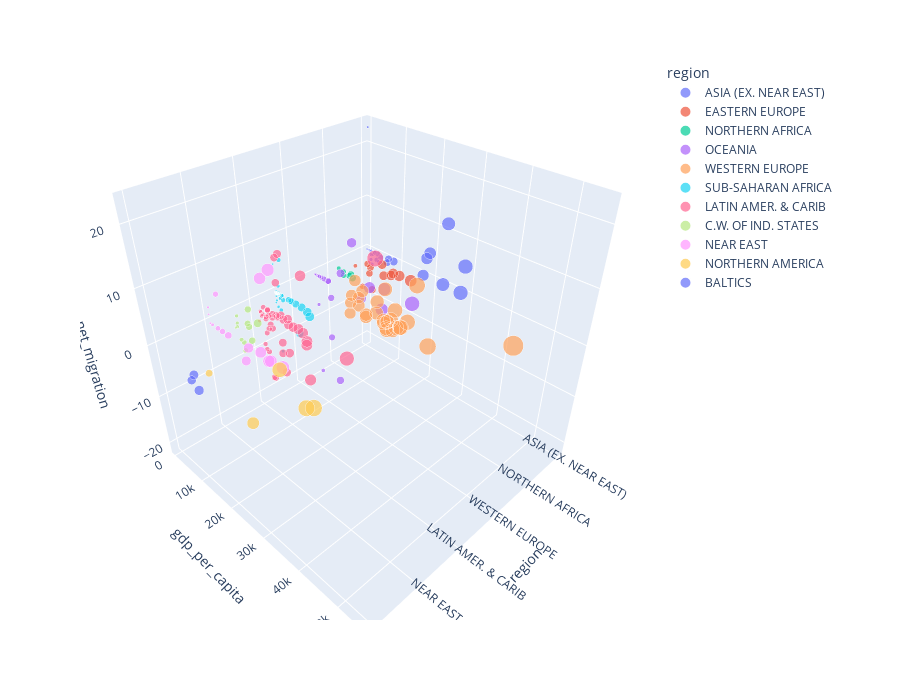

The code cell stored with this chart in its notebook:
### Markdown cell above
Western Europe and Latin Amer. & Carib has highest GDP respectively, where as North Africa nad Balitics have least.

### Code cell
fig = px.scatter_3d(data, x='region', y='gdp_per_capita', z='net_migration',color='region',size="gdp_per_capita",height=700)
fig.show()

### Figure 1 — Plotly figure (JSON) as saved in the notebook; plotly's stock layout.template omitted (floating-point values rounded to 4 significant figures)
{"data": [{"hovertemplate": "region=%{x}<br>gdp_per_capita=%{marker.size}<br>net_migration=%{z}<extra></extra>", "legendgroup": "ASIA (EX. NEAR EAST)         ", "marker": {"color": "#636efa", "size": [700, 1900, 1300, 18600, 1800, 1900, 5000, 500, 28800, 2900, 3200, 7000, 28200, 1300, 17800, 1700, 19400, 9000, 3900, 1800, 1400, 2100, 4600, 23700, 3700, 23400, 7400, 2500], "sizemode": "area", "sizeref": 137.8, "symbol": "circle"}, "mode": "markers", "name": "ASIA (EX. NEAR EAST)         ", "scene": "scene", "showlegend": true, "type": "scatter3d", "x": ["ASIA (EX. NEAR EAST)         ", "ASIA (EX. NEAR EAST)         ", "ASIA (EX. NEAR EAST)         ", "ASIA (EX. NEAR EAST)         ", "ASIA (EX. NEAR EAST)         ", "ASIA (EX. NEAR EAST)         ", "ASIA (EX. NEAR EAST)         ", "ASIA (EX. NEAR EAST)         ", "ASIA (EX. NEAR EAST)         ", "ASIA (EX. NEAR EAST)         ", "ASIA (EX. NEAR EAST)         ", "ASIA (EX. NEAR EAST)         ", "ASIA (EX. NEAR EAST)         ", "ASIA (EX. NEAR EAST)         ", "ASIA (EX. NEAR EAST)         ", "ASIA (EX. NEAR EAST)         ", "ASIA (EX. NEAR EAST)         ", "ASIA (EX. NEAR EAST)         ", "ASIA (EX. NEAR EAST)         ", "ASIA (EX. NEAR EAST)         ", "ASIA (EX. NEAR EAST)         ", "ASIA (EX. NEAR EAST)         ", "ASIA (EX. NEAR EAST)         ", "ASIA (EX. NEAR EAST)         ", "ASIA (EX. NEAR EAST)         ", "ASIA (EX. NEAR EAST)         ", "ASIA (EX. NEAR EAST)         ", "ASIA (EX. NEAR EAST)         "], "y": [700, 1900, 1300, 18600, 1800, 1900, 5000, 500, 28800, 2900, 3200, 7000, 28200, 1300, 17800, 1700, 19400, 9000, 3900, 1800, 1400, 2100, 4600, 23700, 3700, 23400, 7400, 2500], "z": [23.06, -0.71, 0, 3.59, -1.8, 0, -0.4, 0, 5.24, -0.07, 0, -0.84, 0, 0, 0, 0, 4.86, 0, 0, 0, 0, -2.77, -1.5, 11.53, -1.31, 0, 0, -0.45]}, {"hovertemplate": "region=%{x}<br>gdp_per_capita=%{marker.size}<br>net_migration=%{z}<extra></extra>", "legendgroup": "EASTERN EUROPE                     ", "marker": {"color": "#EF553B", "size": [4500, 6100, 7600, 10600, 15700, 13900, 6700, 11100, 7000, 2200, 13300, 19000], "sizemode": "area", "sizeref": 137.8, "symbol": "circle"}, "mode": "markers", "name": "EASTERN EUROPE                     ", "scene": "scene", "showlegend": true, "type": "scatter3d", "x": ["EASTERN EUROPE                     ", "EASTERN EUROPE                     ", "EASTERN EUROPE                     ", "EASTERN EUROPE                     ", "EASTERN EUROPE                     ", "EASTERN EUROPE                     ", "EASTERN EUROPE                     ", "EASTERN EUROPE                     ", "EASTERN EUROPE                     ", "EASTERN EUROPE                     ", "EASTERN EUROPE                     ", "EASTERN EUROPE                     "], "y": [4500, 6100, 7600, 10600, 15700, 13900, 6700, 11100, 7000, 2200, 13300, 19000], "z": [-4.93, 0.31, -4.58, 1.58, 0.97, 0.86, -1.45, -0.49, -0.13, -1.33, 0.3, 1.12]}, {"hovertemplate": "region=%{x}<br>gdp_per_capita=%{marker.size}<br>net_migration=%{z}<extra></extra>", "legendgroup": "NORTHERN AFRICA                    ", "marker": {"color": "#00cc96", "size": [6000, 4000, 6400, 4000, 6900, 2500], "sizemode": "area", "sizeref": 137.8, "symbol": "circle"}, "mode": "markers", "name": "NORTHERN AFRICA                    ", "scene": "scene", "showlegend": true, "type": "scatter3d", "x": ["NORTHERN AFRICA                    ", "NORTHERN AFRICA                    ", "NORTHERN AFRICA                    ", "NORTHERN AFRICA                    ", "NORTHERN AFRICA                    ", "NORTHERN AFRICA                    "], "y": [6000, 4000, 6400, 4000, 6900, 2500], "z": [-0.39, -0.22, 0, -0.98, -0.57, 0]}, {"hovertemplate": "region=%{x}<br>gdp_per_capita=%{marker.size}<br>net_migration=%{z}<extra></extra>", "legendgroup": "OCEANIA                            ", "marker": {"color": "#ab63fa", "size": [8000, 29000, 5000, 5800, 17500, 21000, 800, 1600, 2000, 5000, 15000, 21600, 12500, 9000, 2200, 5600, 1700, 2200, 1100, 2900, 3700], "sizemode": "area", "sizeref": 137.8, "symbol": "circle"}, "mode": "markers", "name": "OCEANIA                            ", "scene": "scene", "showlegend": true, "type": "scatter3d", "x": ["OCEANIA                            ", "OCEANIA                            ", "OCEANIA                            ", "OCEANIA                            ", "OCEANIA                            ", "OCEANIA                            ", "OCEANIA                            ", "OCEANIA                            ", "OCEANIA                            ", "OCEANIA                            ", "OCEANIA                            ", "OCEANIA                            ", "OCEANIA                            ", "OCEANIA                            ", "OCEANIA                            ", "OCEANIA                            ", "OCEANIA                            ", "OCEANIA                            ", "OCEANIA                            ", "OCEANIA                            ", "OCEANIA                            "], "y": [8000, 29000, 5000, 5800, 17500, 21000, 800, 1600, 2000, 5000, 15000, 21600, 12500, 9000, 2200, 5600, 1700, 2200, 1100, 2900, 3700], "z": [-20.71, 3.98, 0, -3.14, 2.94, 0, 0, -6.04, -20.99, 0, 0, 4.05, 9.61, 2.85, 0, -11.7, 0, 0, 0, 0, 0]}, {"hovertemplate": "region=%{x}<br>gdp_per_capita=%{marker.size}<br>net_migration=%{z}<extra></extra>", "legendgroup": "WESTERN EUROPE                     ", "marker": {"color": "#FFA15A", "size": [19000, 30000, 29100, 31100, 22000, 27400, 27600, 27600, 17500, 20000, 20000, 30900, 29600, 21000, 26700, 24800, 25000, 55100, 17700, 27000, 28600, 37800, 18000, 34600, 22000, 26800, 32700, 27700], "sizemode": "area", "sizeref": 137.8, "symbol": "circle"}, "mode": "markers", "name": "WESTERN EUROPE                     ", "scene": "scene", "showlegend": true, "type": "scatter3d", "x": ["WESTERN EUROPE                     ", "WESTERN EUROPE                     ", "WESTERN EUROPE                     ", "WESTERN EUROPE                     ", "WESTERN EUROPE                     ", "WESTERN EUROPE                     ", "WESTERN EUROPE                     ", "WESTERN EUROPE                     ", "WESTERN EUROPE                     ", "WESTERN EUROPE                     ", "WESTERN EUROPE                     ", "WESTERN EUROPE                     ", "WESTERN EUROPE                     ", "WESTERN EUROPE                     ", "WESTERN EUROPE                     ", "WESTERN EUROPE                     ", "WESTERN EUROPE                     ", "WESTERN EUROPE                     ", "WESTERN EUROPE                     ", "WESTERN EUROPE                     ", "WESTERN EUROPE                     ", "WESTERN EUROPE                     ", "WESTERN EUROPE                     ", "WESTERN EUROPE                     ", "WESTERN EUROPE                     ", "WESTERN EUROPE                     ", "WESTERN EUROPE                     ", "WESTERN EUROPE                     "], "y": [19000, 30000, 29100, 31100, 22000, 27400, 27600, 27600, 17500, 20000, 20000, 30900, 29600, 21000, 26700, 24800, 25000, 55100, 17700, 27000, 28600, 37800, 18000, 34600, 22000, 26800, 32700, 27700], "z": [6.6, 2, 1.23, 2.48, 1.41, 0.95, 0.66, 2.18, 0, 2.35, 3.84, 2.38, 4.99, 5.36, 2.07, 2.76, 4.85, 8.97, 2.07, 7.75, 2.91, 1.74, 3.57, 10.98, 0.99, 1.67, 4.05, 2.19]}, {"hovertemplate": "region=%{x}<br>gdp_per_capita=%{marker.size}<br>net_migration=%{z}<extra></extra>", "legendgroup": "SUB-SAHARAN AFRICA                 ", "marker": {"color": "#19d3f3", "size": [1900, 1100, 9000, 1100, 600, 1800, 1400, 1100, 1200, 700, 700, 700, 1400, 1300, 2700, 700, 700, 5500, 1700, 2200, 2100, 800, 1000, 3000, 1000, 800, 600, 900, 1800, 11400, 2600, 1200, 7200, 800, 900, 5800, 1300, 2500, 1200, 1600, 7800, 500, 500, 10700, 1900, 4900, 600, 1500, 1400, 800, 1900], "sizemode": "area", "sizeref": 137.8, "symbol": "circle"}, "mode": "markers", "name": "SUB-SAHARAN AFRICA                 ", "scene": "scene", "showlegend": true, "type": "scatter3d", "x": ["SUB-SAHARAN AFRICA                 ", "SUB-SAHARAN AFRICA                 ", "SUB-SAHARAN AFRICA                 ", "SUB-SAHARAN AFRICA                 ", "SUB-SAHARAN AFRICA                 ", "SUB-SAHARAN AFRICA                 ", "SUB-SAHARAN AFRICA                 ", "SUB-SAHARAN AFRICA                 ", "SUB-SAHARAN AFRICA                 ", "SUB-SAHARAN AFRICA                 ", "SUB-SAHARAN AFRICA                 ", "SUB-SAHARAN AFRICA                 ", "SUB-SAHARAN AFRICA                 ", "SUB-SAHARAN AFRICA                 ", "SUB-SAHARAN AFRICA                 ", "SUB-SAHARAN AFRICA                 ", "SUB-SAHARAN AFRICA                 ", "SUB-SAHARAN AFRICA                 ", "SUB-SAHARAN AFRICA                 ", "SUB-SAHARAN AFRICA                 ", "SUB-SAHARAN AFRICA                 ", "SUB-SAHARAN AFRICA                 ", "SUB-SAHARAN AFRICA                 ", "SUB-SAHARAN AFRICA                 ", "SUB-SAHARAN AFRICA                 ", "SUB-SAHARAN AFRICA                 ", "SUB-SAHARAN AFRICA                 ", "SUB-SAHARAN AFRICA                 ", "SUB-SAHARAN AFRICA                 ", "SUB-SAHARAN AFRICA                 ", "SUB-SAHARAN AFRICA                 ", "SUB-SAHARAN AFRICA                 ", "SUB-SAHARAN AFRICA                 ", "SUB-SAHARAN AFRICA                 ", "SUB-SAHARAN AFRICA                 ", "SUB-SAHARAN AFRICA                 ", "SUB-SAHARAN AFRICA                 ", "SUB-SAHARAN AFRICA                 ", "SUB-SAHARAN AFRICA                 ", "SUB-SAHARAN AFRICA                 ", "SUB-SAHARAN AFRICA                 ", "SUB-SAHARAN AFRICA                 ", "SUB-SAHARAN AFRICA                 ", "SUB-SAHARAN AFRICA                 ", "SUB-SAHARAN AFRICA                 ", "SUB-SAHARAN AFRICA                 ", "SUB-SAHARAN AFRICA                 ", "SUB-SAHARAN AFRICA                 ", "SUB-SAHARAN AFRICA                 ", "SUB-SAHARAN AFRICA                 ", "SUB-SAHARAN AFRICA                 "], "y": [1900, 1100, 9000, 1100, 600, 1800, 1400, 1100, 1200, 700, 700, 700, 1400, 1300, 2700, 700, 700, 5500, 1700, 2200, 2100, 800, 1000, 3000, 1000, 800, 600, 900, 1800, 11400, 2600, 1200, 7200, 800, 900, 5800, 1300, 2500, 1200, 1600, 7800, 500, 500, 10700, 1900, 4900, 600, 1500, 1400, 800, 1900], "z": [0, 0, 0, 0, -0.06, 0, -12.07, 0, -0.11, 0, 0, -0.17, -0.07, 0, 0, 0, 0, 0, 1.57, -0.64, -3.06, -1.57, -0.1, -0.74, 0, 0, 0, -0.33, 0, -0.9, 6.78, 0, 0, -0.67, 0.26, 0, 0, 0, -2.72, 0.2, -5.69, 0, 5.37, -0.29, -0.02, 0, -2.06, 0, 0, 0, 0]}, {"hovertemplate": "region=%{x}<br>gdp_per_capita=%{marker.size}<br>net_migration=%{z}<extra></extra>", "legendgroup": "LATIN AMER. & CARIB    ", "marker": {"color": "#FF6692", "size": [8600, 11000, 11200, 28000, 16700, 15700, 4900, 2400, 7600, 16000, 35000, 9900, 6300, 9100, 2900, 5400, 6000, 3300, 4800, 8300, 5000, 8000, 4100, 4000, 1600, 2600, 3900, 14400, 9000, 3400, 11400, 2300, 6300, 4700, 5100, 16800, 8800, 5400, 2900, 4000, 9500, 9600, 12800, 4800, 17200], "sizemode": "area", "sizeref": 137.8, "symbol": "circle"}, "mode": "markers", "name": "LATIN AMER. & CARIB    ", "scene": "scene", "showlegend": true, "type": "scatter3d", "x": ["LATIN AMER. & CARIB    ", "LATIN AMER. & CARIB    ", "LATIN AMER. & CARIB    ", "LATIN AMER. & CARIB    ", "LATIN AMER. & CARIB    ", "LATIN AMER. & CARIB    ", "LATIN AMER. & CARIB    ", "LATIN AMER. & CARIB    ", "LATIN AMER. & CARIB    ", "LATIN AMER. & CARIB    ", "LATIN AMER. & CARIB    ", "LATIN AMER. & CARIB    ", "LATIN AMER. & CARIB    ", "LATIN AMER. & CARIB    ", "LATIN AMER. & CARIB    ", "LATIN AMER. & CARIB    ", "LATIN AMER. & CARIB    ", "LATIN AMER. & CARIB    ", "LATIN AMER. & CARIB    ", "LATIN AMER. & CARIB    ", "LATIN AMER. & CARIB    ", "LATIN AMER. & CARIB    ", "LATIN AMER. & CARIB    ", "LATIN AMER. & CARIB    ", "LATIN AMER. & CARIB    ", "LATIN AMER. & CARIB    ", "LATIN AMER. & CARIB    ", "LATIN AMER. & CARIB    ", "LATIN AMER. & CARIB    ", "LATIN AMER. & CARIB    ", "LATIN AMER. & CARIB    ", "LATIN AMER. & CARIB    ", "LATIN AMER. & CARIB    ", "LATIN AMER. & CARIB    ", "LATIN AMER. & CARIB    ", "LATIN AMER. & CARIB    ", "LATIN AMER. & CARIB    ", "LATIN AMER. & CARIB    ", "LATIN AMER. & CARIB    ", "LATIN AMER. & CARIB    ", "LATIN AMER. & CARIB    ", "LATIN AMER. & CARIB    ", "LATIN AMER. & CARIB    ", "LATIN AMER. & CARIB    ", "LATIN AMER. & CARIB    "], "y": [8600, 11000, 11200, 28000, 16700, 15700, 4900, 2400, 7600, 16000, 35000, 9900, 6300, 9100, 2900, 5400, 6000, 3300, 4800, 8300, 5000, 8000, 4100, 4000, 1600, 2600, 3900, 14400, 9000, 3400, 11400, 2300, 6300, 4700, 5100, 16800, 8800, 5400, 2900, 4000, 9500, 9600, 12800, 4800, 17200], "z": [10.76, -6.15, 0.61, 0, -2.2, -0.31, 0, -1.32, -0.03, 10.01, 18.75, 0, -0.31, 0.51, -1.58, -13.87, -3.22, -8.58, -3.74, 6.27, -13.92, -0.15, -1.67, -2.07, -3.4, -1.99, -4.92, -0.05, -4.87, 0, -0.41, -1.22, -0.91, -0.08, -1.05, -1.46, -7.11, -2.67, -7.64, -8.81, -10.83, 11.68, -0.32, -0.04, -8.94]}, {"hovertemplate": "region=%{x}<br>gdp_per_capita=%{marker.size}<br>net_migration=%{z}<extra></extra>", "legendgroup": "C.W. OF IND. STATES ", "marker": {"color": "#B6E880", "size": [3500, 3400, 6100, 2500, 6300, 1600, 1800, 8900, 1000, 5800, 5400, 1700], "sizemode": "area", "sizeref": 137.8, "symbol": "circle"}, "mode": "markers", "name": "C.W. OF IND. STATES ", "scene": "scene", "showlegend": true, "type": "scatter3d", "x": ["C.W. OF IND. STATES ", "C.W. OF IND. STATES ", "C.W. OF IND. STATES ", "C.W. OF IND. STATES ", "C.W. OF IND. STATES ", "C.W. OF IND. STATES ", "C.W. OF IND. STATES ", "C.W. OF IND. STATES ", "C.W. OF IND. STATES ", "C.W. OF IND. STATES ", "C.W. OF IND. STATES ", "C.W. OF IND. STATES "], "y": [3500, 3400, 6100, 2500, 6300, 1600, 1800, 8900, 1000, 5800, 5400, 1700], "z": [-6.47, -4.9, 2.54, -4.7, -3.35, -2.45, -0.26, 1.02, -2.86, -0.86, -0.39, -1.72]}, {"hovertemplate": "region=%{x}<br>gdp_per_capita=%{marker.size}<br>net_migration=%{z}<extra></extra>", "legendgroup": "NEAR EAST                          ", "marker": {"color": "#FF97FF", "size": [16900, 19200, 600, 1500, 19800, 4300, 19000, 4800, 13100, 21500, 11800, 3300, 6700, 23200, 800, 800], "sizemode": "area", "sizeref": 137.8, "symbol": "circle"}, "mode": "markers", "name": "NEAR EAST                          ", "scene": "scene", "showlegend": true, "type": "scatter3d", "x": ["NEAR EAST                          ", "NEAR EAST                          ", "NEAR EAST                          ", "NEAR EAST                          ", "NEAR EAST                          ", "NEAR EAST                          ", "NEAR EAST                          ", "NEAR EAST                          ", "NEAR EAST                          ", "NEAR EAST                          ", "NEAR EAST                          ", "NEAR EAST                          ", "NEAR EAST                          ", "NEAR EAST                          ", "NEAR EAST                          ", "NEAR EAST                          "], "y": [16900, 19200, 600, 1500, 19800, 4300, 19000, 4800, 13100, 21500, 11800, 3300, 6700, 23200, 800, 800], "z": [1.05, 0.43, 1.6, 0, 0.68, 6.59, 14.18, 0, 0.28, 16.29, -2.71, 0, 0, 1.03, 2.98, 0]}, {"hovertemplate": "region=%{x}<br>gdp_per_capita=%{marker.size}<br>net_migration=%{z}<extra></extra>", "legendgroup": "NORTHERN AMERICA                   ", "marker": {"color": "#FECB52", "size": [36000, 29800, 20000, 6900, 37800], "sizemode": "area", "sizeref": 137.8, "symbol": "circle"}, "mode": "markers", "name": "NORTHERN AMERICA                   ", "scene": "scene", "showlegend": true, "type": "scatter3d", "x": ["NORTHERN AMERICA                   ", "NORTHERN AMERICA                   ", "NORTHERN AMERICA                   ", "NORTHERN AMERICA                   ", "NORTHERN AMERICA                   "], "y": [36000, 29800, 20000, 6900, 37800], "z": [2.49, 5.96, -8.37, -4.86, 3.41]}, {"hovertemplate": "region=%{x}<br>gdp_per_capita=%{marker.size}<br>net_migration=%{z}<extra></extra>", "legendgroup": "BALTICS                            ", "marker": {"color": "#636efa", "size": [12300, 10200, 11400], "sizemode": "area", "sizeref": 137.8, "symbol": "circle"}, "mode": "markers", "name": "BALTICS                            ", "scene": "scene", "showlegend": true, "type": "scatter3d", "x": ["BALTICS                            ", "BALTICS                            ", "BALTICS                            "], "y": [12300, 10200, 11400], "z": [-3.16, -2.23, -0.71]}], "layout": {"height": 700, "legend": {"itemsizing": "constant", "title": {"text": "region"}, "tracegroupgap": 0}, "margin": {"t": 60}, "scene": {"domain": {"x": [0, 1], "y": [0, 1]}, "xaxis": {"categoryarray": ["ASIA (EX. NEAR EAST)         ", "EASTERN EUROPE                     ", "NORTHERN AFRICA                    ", "OCEANIA                            ", "WESTERN EUROPE                     ", "SUB-SAHARAN AFRICA                 ", "LATIN AMER. & CARIB    ", "C.W. OF IND. STATES ", "NEAR EAST                          ", "NORTHERN AMERICA                   ", "BALTICS                            "], "categoryorder": "array", "title": {"text": "region"}}, "yaxis": {"title": {"text": "gdp_per_capita"}}, "zaxis": {"title": {"text": "net_migration"}}}}}
